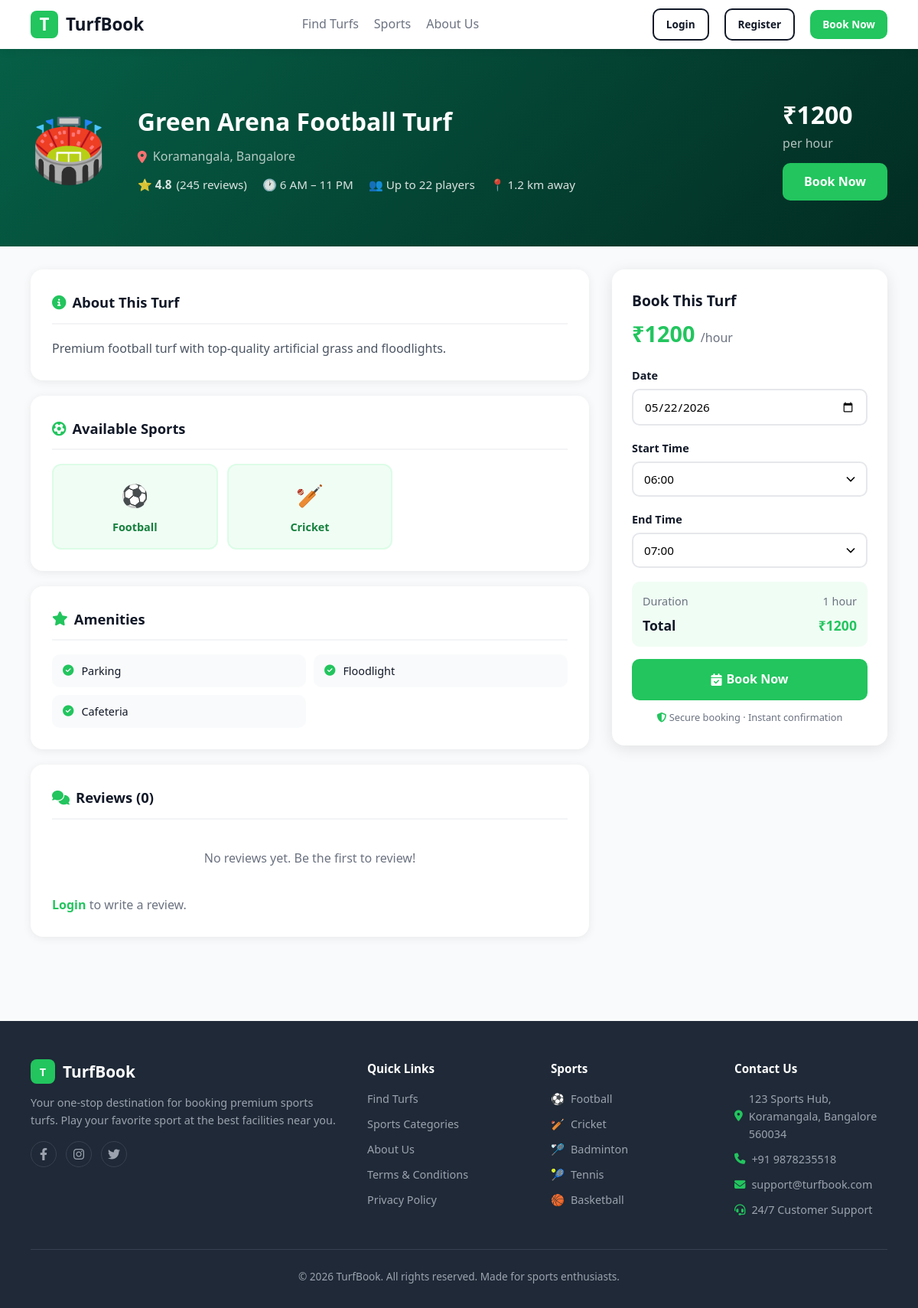
Screenshot of /turf/1 with the database file from the repository.
### tables this page shows
CREATE TABLE turfs (
            id INTEGER PRIMARY KEY AUTOINCREMENT,
            name TEXT NOT NULL,
            location TEXT NOT NULL,
            city TEXT NOT NULL,
            distance REAL,
            rating REAL DEFAULT 4.5,
            review_count INTEGER DEFAULT 0,
            open_time TEXT DEFAULT '6 AM',
            close_time TEXT DEFAULT '11 PM',
            max_players INTEGER DEFAULT 22,
            price_per_hour INTEGER NOT NULL,
            sports TEXT NOT NULL,
            amenities TEXT DEFAULT '',
            image_url TEXT DEFAULT '',
            description TEXT DEFAULT '',
            is_active INTEGER DEFAULT 1
        );

### app.py (the view)
@app.route('/turf/<int:turf_id>')
def turf_detail(turf_id):
    conn = get_db()
    turf = conn.execute("SELECT * FROM turfs WHERE id=?", (turf_id,)).fetchone()
    if not turf:
        return redirect(url_for('find_turfs'))
    reviews = conn.execute("""
        SELECT r.*, u.name as user_name FROM reviews r
        JOIN users u ON r.user_id=u.id
        WHERE r.turf_id=? ORDER BY r.created_at DESC
    """, (turf_id,)).fetchall()
    conn.close()
    slots = []
    today = date.today()
    for h in range(6, 23):
        slots.append(f"{h:02d}:00")
    return render_template('turf_detail.html', turf=turf, reviews=reviews, slots=slots, today=today.isoformat())

### app.py (called while the page is built)
def get_db():
    conn = sqlite3.connect(DB_PATH)
    conn.row_factory = sqlite3.Row
    return conn

### templates/turf_detail.html (shortened to what this page needs)
{% extends 'base.html' %}
{% block content %}
<div class="turf-hero">
  <div class="turf-hero-emoji">{{ turf.image_url }}</div>
  <div class="turf-hero-info">
    <h1>{{ turf.name }}</h1>
    <div style="display:flex; align-items:center; gap:8px; color:rgba(255,255,255,0.7);">
      <i class="fa fa-map-marker-alt" style="color:#f87171"></i>
      {{ turf.location }}, {{ turf.city }}
    </div>
    <div class="meta">
      <span><span class="rating-big">⭐ {{ turf.rating }}</span> ({{ turf.review_count }} reviews)</span>
      <span>🕐 {{ turf.open_time }} – {{ turf.close_time }}</span>
      <span>👥 Up to {{ turf.max_players }} players</span>
      {% if turf.distance %}<span>📍 {{ turf.distance }} km away</span>{% endif %}
    </div>
  </div>
  <div style="margin-left:auto;">
    <div style="font-size:2rem; font-weight:800; color:white;">₹{{ turf.price_per_hour }}</div>
    <div style="color:rgba(255,255,255,0.7);">per hour</div>
    <a href="/book/{{ turf.id }}" class="btn btn-green" style="margin-top:12px; font-size:1rem; padding:12px 28px;">Book Now</a>
  </div>
</div>
<div class="detail-layout">
  <div class="main-content">
    <div class="info-section">
      <h2><i class="fa fa-info-circle" style="color:var(--green)"></i> About This Turf</h2>
      <p style="color:#4b5563; line-height:1.7;">{{ turf.description or 'A premium sports facility with excellent amenities for players of all skill levels. Enjoy top-quality surfaces and a great sporting experience.' }}</p>
    </div>
    <div class="info-section">
      <h2><i class="fa fa-futbol" style="color:var(--green)"></i> Available Sports</h2>
      <div class="sports-grid">
        {% for s in turf.sports.split(',') %}
        {% set icons = {'Football':'⚽','Cricket':'🏏','Badminton':'🏸','Tennis':'🎾','Basketball':'🏀'} %}
        <div class="sport-item">
          <div class="icon">{{ icons.get(s.strip(), '🏃') }}</div>
          <div class="name">{{ s.strip() }}</div>
        </div>
        {% endfor %}
      </div>
    </div>
    <div class="info-section">
      <h2><i class="fa fa-star" style="color:var(--green)"></i> Amenities</h2>
      <div class="amenities-grid">
        {% for a in turf.amenities.split(',') %}
        <div class="amenity-item"><i class="fa fa-check-circle"></i> {{ a.strip() }}</div>
        {% endfor %}
      </div>
    </div>
    <div class="info-section">
      <h2><i class="fa fa-comments" style="color:var(--green)"></i> Reviews ({{ reviews|length }})</h2>
      {% if reviews %}
        {% for r in reviews %}
        <div class="review-item">
          <div class="review-header">
            <div>
              <div class="reviewer-name">{{ r.user_name }}</div>
              <div class="review-date">{{ r.created_at[:10] }}</div>
            </div>
            <div class="review-stars">
              {% for i in range(r.rating) %}⭐{% endfor %}
            </div>
          </div>
          <div class="review-comment">{{ r.comment }}</div>
        </div>
        {% endfor %}
      {% else %}
        <p style="color:var(--gray); text-align:center; padding:20px;">No reviews yet. Be the first to review!</p>
      {% endif %}
      {% if session.get('user_id') %}
      <div class="write-review">
        <h4>Write a Review</h4>
        <form action="/review/{{ turf.id }}" method="post">
          <div class="form-group">
            <label>Rating</label>
            <div class="star-rating">
              <input type="radio" name="rating" id="s5" value="5"><label for="s5">⭐</label>
              <input type="radio" name="rating" id="s4" value="4"><label for="s4">⭐</label>
              <input type="radio" name="rating" id="s3" value="3"><label for="s3">⭐</label>
              <input type="radio" name="rating" id="s2" value="2"><label for="s2">⭐</label>
              <input type="radio" name="rating" id="s1" value="1"><label for="s1">⭐</label>
            </div>
          </div>
          <div class="form-group">
            <textarea name="comment" class="form-control" placeholder="Share your experience..." rows="3"></textarea>
          </div>
          <button type="submit" class="btn btn-green">Submit Review</button>
        </form>
      </div>
      {% else %}
      <p style="color:var(--gray); margin-top:16px;"><a href="/login" style="color:var(--green); font-weight:600;">Login</a> to write a review.</p>
      {% endif %}
    </div>
  </div>
  <div>
    <div class="booking-card">
      <h3>Book This Turf</h3>
      <div class="price">₹{{ turf.price_per_hour }} <span>/hour</span></div>
      <div class="form-group">
        <label>Date</label>
        <input type="date" id="dateSelect" class="form-control" min="{{ today }}" value="{{ today }}">
      </div>
      <div class="form-group">
        <label>Start Time</label>
        <select id="startTime" class="form-control">
          {% for slot in slots %}
          <option value="{{ slot }}">{{ slot }}</option>
          {% endfor %}
        </select>
      </div>
      <div class="form-group">
        <label>End Time</label>
        <select id="endTime" class="form-control">
          {% for slot in slots[1:] %}
          <option value="{{ slot }}">{{ slot }}</option>
          {% endfor %}
        </select>
      </div>
      <div id="priceCalc" style="background:#f0fdf4; border-radius:10px; padding:14px; margin-bottom:16px; display:none;">
        <div style="display:flex; justify-content:space-between; font-size:0.9rem; color:var(--gray); margin-bottom:6px;">
          <span>Duration</span><span id="durationText"></span>
        </div>
        <div style="display:flex; justify-content:space-between; font-weight:700; font-size:1.1rem;">
          <span>Total</span><span id="totalText" style="color:var(--green);"></span>
        </div>
      </div>
      <a href="/book/{{ turf.id }}" id="bookBtn" class="btn btn-green" style="width:100%; justify-content:center; font-size:1rem; padding:14px;">
        <i class="fa fa-calendar-check"></i> Book Now
      </a>
      <div style="text-align:center; margin-top:12px; font-size:0.8rem; color:var(--gray);">
        <i class="fa fa-shield-alt" style="color:var(--green)"></i> Secure booking · Instant confirmation
      </div>
    </div>
  </div>
</div>
{% endblock %}

### static/css/style.css (style rules this page uses)
:root { --green: #22c55e; --green-dark: #16a34a; --yellow: #f59e0b; --dark: #111827; --gray: #6b7280; --light: #f9fafb; --white: #fff; --red: #ef4444; --blue: #3b82f6; --border-radius: 10px; --shadow-sm: 0 2px 12px rgba(0,0,0,0.07); --shadow-md: 0 4px 20px rgba(0,0,0,0.08); --shadow-lg: 0 8px 30px rgba(0,0,0,0.12); --transition: all 0.3s ease; }
* { box-sizing: border-box; margin: 0; padding: 0; }
html, body { width: 100%; height: 100%; }
body { font-family: 'Segoe UI', Tahoma, Geneva, Verdana, sans-serif; color: var(--dark); background: var(--light); line-height: 1.6; }
a { text-decoration: none; color: inherit; transition: var(--transition); }
button, input, select, textarea { font-family: inherit; font-size: inherit; }
.btn { padding: 11px 22px; border-radius: var(--border-radius); font-weight: 600; cursor: pointer; border: none; transition: var(--transition); font-size: 0.95rem; display: inline-flex; align-items: center; gap: 6px; white-space: nowrap; }
.btn-green { background: var(--green); color: white; }
.price { font-size: 1.1rem; font-weight: 700; color: var(--dark); }
.price span { font-size: 0.8rem; color: var(--gray); font-weight: 400; }
.form-group { margin-bottom: 18px; }
.form-group label { display: block; font-weight: 600; margin-bottom: 6px; font-size: 0.9rem; }
.form-control { width: 100%; padding: 11px 14px; border: 2px solid #e5e7eb; border-radius: var(--border-radius); font-size: 0.95rem; transition: border-color 0.2s; }
select.form-control { background: white; cursor: pointer; background-image: none; appearance: none; padding-right: 36px; background-repeat: no-repeat; background-position: right 10px center; background-size: 20px; }
.form-control::placeholder { color: var(--gray); }

### templates/base.html (style rules this page uses)
:root { --green: #22c55e; --green-dark: #16a34a; --yellow: #f59e0b; --dark: #111827; --gray: #6b7280; --light: #f9fafb; --white: #fff; --red: #ef4444; --blue: #3b82f6; }

### templates/turf_detail.html (style rules this page uses)
.turf-hero { background: linear-gradient(135deg, #065f46, #022c22); padding: 60px 40px; color: white; display: flex; align-items: center; gap: 40px; }
.turf-hero-emoji { font-size: 5rem; }
.turf-hero-info h1 { font-size: 2rem; font-weight: 800; margin-bottom: 8px; }
.turf-hero-info .meta { display: flex; gap: 20px; align-items: center; flex-wrap: wrap; margin-top: 12px; }
.turf-hero-info .meta span { display: flex; align-items: center; gap: 6px; color: rgba(255,255,255,0.85); font-size: 0.95rem; }
.rating-big { font-size: 1.4rem; font-weight: 800; color: var(--yellow); }
.detail-layout { display: grid; grid-template-columns: 1fr 360px; gap: 30px; padding: 30px 40px; max-width: 1300px; margin: 0 auto; }
.info-section { background: white; border-radius: 16px; padding: 28px; box-shadow: 0 2px 12px rgba(0,0,0,0.07); margin-bottom: 20px; }
.info-section h2 { font-size: 1.15rem; font-weight: 700; margin-bottom: 18px; display: flex; align-items: center; gap: 8px; border-bottom: 2px solid #f3f4f6; padding-bottom: 12px; }
.sports-grid { display: grid; grid-template-columns: repeat(3, 1fr); gap: 12px; }
.sport-item { background: #f0fdf4; border: 2px solid #dcfce7; border-radius: 12px; padding: 16px; text-align: center; }
.sport-item .icon { font-size: 1.8rem; margin-bottom: 6px; }
.sport-item .name { font-weight: 600; font-size: 0.9rem; color: #15803d; }
.amenities-grid { display: grid; grid-template-columns: repeat(2, 1fr); gap: 10px; }
.amenity-item { display: flex; align-items: center; gap: 10px; padding: 10px 14px; background: #f9fafb; border-radius: 10px; font-size: 0.9rem; }
.amenity-item i { color: var(--green); }
.booking-card { background: white; border-radius: 16px; padding: 26px; box-shadow: 0 4px 20px rgba(0,0,0,0.1); position: sticky; top: 80px; }
.booking-card h3 { font-size: 1.2rem; font-weight: 700; margin-bottom: 4px; }
.booking-card .price { font-size: 1.8rem; font-weight: 800; color: var(--green); margin-bottom: 20px; }
.booking-card .price span { font-size: 1rem; font-weight: 400; color: var(--gray); }

### rows the page displays
turfs: image_url "🏟️", name "Green Arena Football Turf", location "Koramangala", city "Bangalore", rating "4.8", review_count "245", open_time "6 AM", close_time "11 PM", max_players "22", distance "1.2", price_per_hour "1200", description "Premium football turf with top-quality artificial grass and floodlights."

### other values shown
{{ icons.get(s.strip(), '🏃') }} "⚽" "🏏"
{{ s.strip() }} "Football" "Cricket"
{{ a.strip() }} "Parking" "Floodlight" "Cafeteria"
{{ reviews|length }} "0"
form field value "06:00"
form field value "07:00"
